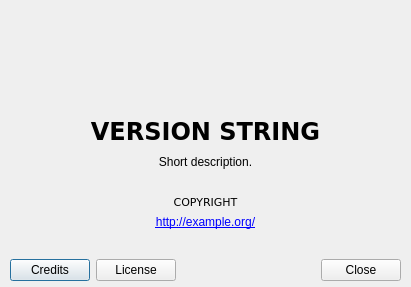
<?xml version="1.0" encoding="UTF-8"?>
<ui version="4.0">
 <class>AboutDialog</class>
 <widget class="QDialog" name="AboutDialog">
  <property name="geometry">
   <rect>
    <x>0</x>
    <y>0</y>
    <width>411</width>
    <height>287</height>
   </rect>
  </property>
  <property name="windowTitle">
   <string notr="true">About</string>
  </property>
  <property name="locale">
   <locale language="English" country="UnitedStates"/>
  </property>
  <widget class="QWidget" name="verticalLayoutWidget">
   <property name="geometry">
    <rect>
     <x>0</x>
     <y>0</y>
     <width>411</width>
     <height>281</height>
    </rect>
   </property>
   <layout class="QVBoxLayout" name="verticalLayout">
    <item>
     <widget class="QLabel" name="logo">
      <property name="minimumSize">
       <size>
        <width>0</width>
        <height>111</height>
       </size>
      </property>
      <property name="text">
       <string/>
      </property>
      <property name="pixmap">
       <pixmap>/opt/szarp/resources/wx/images/szarp-logo.png</pixmap>
      </property>
      <property name="alignment">
       <set>Qt::AlignCenter</set>
      </property>
     </widget>
    </item>
    <item>
     <widget class="QLabel" name="versionInfo">
      <property name="font">
       <font>
        <family>DejaVu Sans</family>
        <pointsize>18</pointsize>
        <weight>75</weight>
        <bold>true</bold>
       </font>
      </property>
      <property name="text">
       <string notr="true">VERSION STRING</string>
      </property>
      <property name="alignment">
       <set>Qt::AlignCenter</set>
      </property>
     </widget>
    </item>
    <item>
     <widget class="QLabel" name="info">
      <property name="minimumSize">
       <size>
        <width>0</width>
        <height>19</height>
       </size>
      </property>
      <property name="text">
       <string notr="true">Short description.</string>
      </property>
      <property name="alignment">
       <set>Qt::AlignCenter</set>
      </property>
      <property name="wordWrap">
       <bool>true</bool>
      </property>
     </widget>
    </item>
    <item>
     <spacer name="verticalSpacer_2">
      <property name="orientation">
       <enum>Qt::Vertical</enum>
      </property>
      <property name="sizeHint" stdset="0">
       <size>
        <width>20</width>
        <height>40</height>
       </size>
      </property>
     </spacer>
    </item>
    <item>
     <widget class="QLabel" name="copyright">
      <property name="font">
       <font>
        <family>DejaVu Sans</family>
        <pointsize>8</pointsize>
        <weight>50</weight>
        <italic>false</italic>
        <bold>false</bold>
       </font>
      </property>
      <property name="text">
       <string notr="true">COPYRIGHT</string>
      </property>
      <property name="alignment">
       <set>Qt::AlignCenter</set>
      </property>
     </widget>
    </item>
    <item>
     <widget class="QLabel" name="website">
      <property name="text">
       <string notr="true">&lt;a href=&quot;http://example.org/&quot;&gt;http://example.org/&lt;/a&gt;</string>
      </property>
      <property name="alignment">
       <set>Qt::AlignCenter</set>
      </property>
      <property name="openExternalLinks">
       <bool>true</bool>
      </property>
     </widget>
    </item>
    <item>
     <spacer name="verticalSpacer">
      <property name="orientation">
       <enum>Qt::Vertical</enum>
      </property>
      <property name="sizeHint" stdset="0">
       <size>
        <width>20</width>
        <height>45</height>
       </size>
      </property>
     </spacer>
    </item>
    <item>
     <layout class="QHBoxLayout" name="horizontalLayout">
      <property name="leftMargin">
       <number>10</number>
      </property>
      <property name="rightMargin">
       <number>10</number>
      </property>
      <item>
       <widget class="QPushButton" name="creditsButton">
        <property name="text">
         <string>Credits</string>
        </property>
        <property name="icon">
         <iconset theme="help-about">
          <normaloff/>
         </iconset>
        </property>
       </widget>
      </item>
      <item>
       <widget class="QPushButton" name="licenseButton">
        <property name="text">
         <string>License</string>
        </property>
        <property name="icon">
         <iconset theme="emblem-documents">
          <normaloff/>
         </iconset>
        </property>
       </widget>
      </item>
      <item>
       <spacer name="horizontalSpacer">
        <property name="orientation">
         <enum>Qt::Horizontal</enum>
        </property>
        <property name="sizeHint" stdset="0">
         <size>
          <width>40</width>
          <height>20</height>
         </size>
        </property>
       </spacer>
      </item>
      <item>
       <widget class="QPushButton" name="closeButton">
        <property name="text">
         <string>Close</string>
        </property>
        <property name="icon">
         <iconset theme="window-close">
          <normaloff/>
         </iconset>
        </property>
       </widget>
      </item>
     </layout>
    </item>
   </layout>
  </widget>
 </widget>
 <resources/>
 <connections>
  <connection>
   <sender>closeButton</sender>
   <signal>clicked()</signal>
   <receiver>AboutDialog</receiver>
   <slot>close()</slot>
   <hints>
    <hint type="sourcelabel">
     <x>357</x>
     <y>265</y>
    </hint>
    <hint type="destinationlabel">
     <x>205</x>
     <y>143</y>
    </hint>
   </hints>
  </connection>
  <connection>
   <sender>licenseButton</sender>
   <signal>clicked()</signal>
   <receiver>AboutDialog</receiver>
   <slot>showLicense()</slot>
   <hints>
    <hint type="sourcelabel">
     <x>145</x>
     <y>262</y>
    </hint>
    <hint type="destinationlabel">
     <x>216</x>
     <y>265</y>
    </hint>
   </hints>
  </connection>
  <connection>
   <sender>creditsButton</sender>
   <signal>clicked()</signal>
   <receiver>AboutDialog</receiver>
   <slot>showCredits()</slot>
   <hints>
    <hint type="sourcelabel">
     <x>52</x>
     <y>258</y>
    </hint>
    <hint type="destinationlabel">
     <x>50</x>
     <y>239</y>
    </hint>
   </hints>
  </connection>
 </connections>
 <slots>
  <slot>showLicense()</slot>
  <slot>showCredits()</slot>
 </slots>
</ui>
